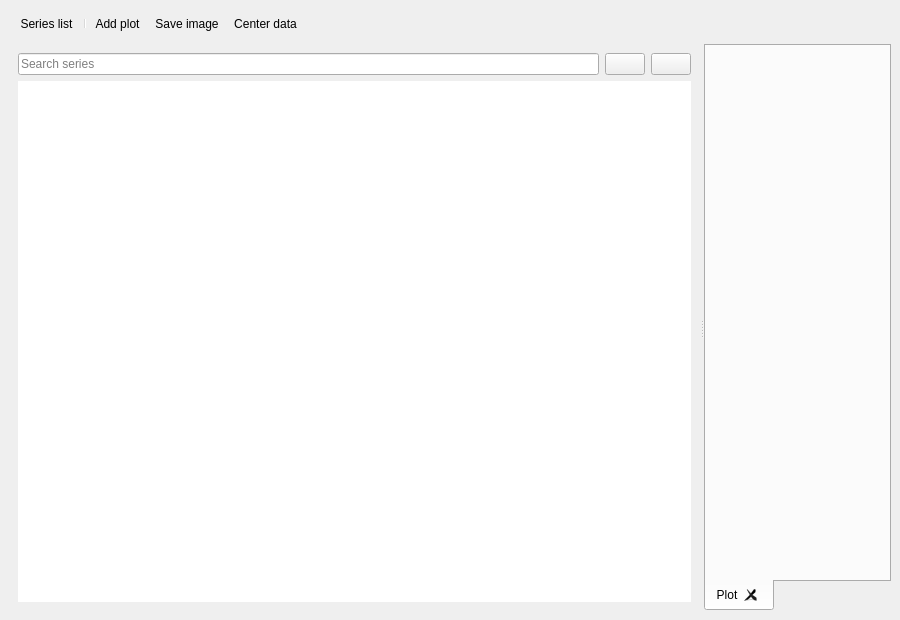
<?xml version="1.0" encoding="UTF-8"?>
<ui version="4.0">
 <class>PlotDialogue</class>
 <widget class="QMainWindow" name="PlotDialogue">
  <property name="geometry">
   <rect>
    <x>0</x>
    <y>0</y>
    <width>900</width>
    <height>620</height>
   </rect>
  </property>
  <property name="windowTitle">
   <string>Plot</string>
  </property>
  <widget class="QWidget" name="centralwidget">
  <layout class="QVBoxLayout" name="verticalLayout">
   <item>
    <widget class="QToolBar" name="plotToolBar">
     <property name="movable">
      <bool>false</bool>
     </property>
     <property name="floatable">
      <bool>false</bool>
     </property>
     <addaction name="actionopencloseTree"/>
     <addaction name="separator"/>
     <addaction name="actionAddPlot"/>
     <addaction name="actionSaveImage"/>
     <addaction name="actionResetView"/>
    </widget>
   </item>
   <item>
    <widget class="QSplitter" name="plotSplitter">
     <property name="orientation">
      <enum>Qt::Orientation::Horizontal</enum>
     </property>
     <widget class="QFrame" name="seriesSelectorFrame">
      <property name="sizePolicy">
       <sizepolicy hsizetype="Minimum" vsizetype="Preferred">
        <horstretch>0</horstretch>
        <verstretch>0</verstretch>
       </sizepolicy>
      </property>
      <property name="minimumSize">
       <size>
        <width>220</width>
        <height>0</height>
       </size>
      </property>
      <property name="visible">
       <bool>true</bool>
      </property>
      <property name="frameShape">
       <enum>QFrame::Shape::NoFrame</enum>
      </property>
      <property name="frameShadow">
       <enum>QFrame::Shadow::Sunken</enum>
      </property>
      <layout class="QVBoxLayout" name="seriesSelectorLayout">
       <item>
        <widget class="QFrame" name="frame">
         <property name="sizePolicy">
          <sizepolicy hsizetype="Minimum" vsizetype="Preferred">
           <horstretch>0</horstretch>
           <verstretch>0</verstretch>
          </sizepolicy>
         </property>
         <property name="frameShape">
          <enum>QFrame::Shape::NoFrame</enum>
         </property>
         <property name="frameShadow">
          <enum>QFrame::Shadow::Raised</enum>
         </property>
         <layout class="QHBoxLayout" name="horizontalLayout">
          <property name="leftMargin">
           <number>0</number>
          </property>
          <property name="topMargin">
           <number>0</number>
          </property>
          <property name="rightMargin">
           <number>0</number>
          </property>
          <property name="bottomMargin">
           <number>0</number>
          </property>
          <item>
           <widget class="QLineEdit" name="seriesSearchLineEdit">
            <property name="placeholderText">
             <string>Search series</string>
            </property>
           </widget>
          </item>
          <item>
           <widget class="QPushButton" name="selectAllButton">
            <property name="toolTip">
             <string>Select all series</string>
            </property>
            <property name="text">
             <string/>
            </property>
            <property name="icon">
             <iconset resource="../Icons/icons.qrc">
              <normaloff>:/Icons/icons/check_all.png</normaloff>:/Icons/icons/check_all.png</iconset>
            </property>
           </widget>
          </item>
          <item>
           <widget class="QPushButton" name="selectNoneButton">
            <property name="toolTip">
             <string>Select no series</string>
            </property>
            <property name="text">
             <string/>
            </property>
            <property name="icon">
             <iconset resource="../Icons/icons.qrc">
              <normaloff>:/Icons/icons/uncheck_all.png</normaloff>:/Icons/icons/uncheck_all.png</iconset>
            </property>
           </widget>
          </item>
         </layout>
        </widget>
       </item>
       <item>
        <widget class="QTreeWidget" name="seriesTreeWidget">
         <property name="sizePolicy">
          <sizepolicy hsizetype="Minimum" vsizetype="Expanding">
           <horstretch>0</horstretch>
           <verstretch>0</verstretch>
          </sizepolicy>
         </property>
         <property name="frameShape">
          <enum>QFrame::Shape::NoFrame</enum>
         </property>
         <property name="headerHidden">
          <bool>true</bool>
         </property>
         <column>
          <property name="text">
           <string notr="true">1</string>
          </property>
         </column>
        </widget>
       </item>
      </layout>
     </widget>
     <widget class="QTabWidget" name="plotTabs">
      <property name="tabPosition">
       <enum>QTabWidget::TabPosition::South</enum>
      </property>
      <property name="tabsClosable">
       <bool>true</bool>
      </property>
      <widget class="QWidget" name="plotTab">
       <attribute name="title">
        <string>Plot</string>
       </attribute>
       <layout class="QVBoxLayout" name="plotTabLayout">
        <property name="leftMargin">
         <number>0</number>
        </property>
        <property name="topMargin">
         <number>0</number>
        </property>
        <property name="rightMargin">
         <number>0</number>
        </property>
        <property name="bottomMargin">
         <number>0</number>
        </property>
        <item>
         <widget class="GraphsWidget" name="plotwidget" native="true"/>
        </item>
       </layout>
      </widget>
     </widget>
    </widget>
   </item>
  </layout>
  </widget>
  <action name="actionSaveImage">
   <property name="icon">
    <iconset resource="../Icons/icons.qrc">
     <normaloff>:/Icons/icons/savec.png</normaloff>:/Icons/icons/savec.png</iconset>
   </property>
   <property name="text">
    <string>Save image</string>
   </property>
   <property name="toolTip">
    <string>Save the current plot as SVG or PNG</string>
   </property>
  </action>
  <action name="actionResetView">
   <property name="icon">
    <iconset resource="../Icons/icons.qrc">
     <normaloff>:/Icons/icons/resize.png</normaloff>:/Icons/icons/resize.png</iconset>
   </property>
   <property name="text">
    <string>Center data</string>
   </property>
   <property name="toolTip">
    <string>Reset zoom and pan to show all data</string>
   </property>
  </action>
  <action name="actionopencloseTree">
   <property name="checkable">
    <bool>true</bool>
   </property>
   <property name="icon">
    <iconset resource="../Icons/icons.qrc">
     <normaloff>:/Icons/icons/tree.png</normaloff>:/Icons/icons/tree.png</iconset>
   </property>
   <property name="text">
    <string>Series list</string>
   </property>
   <property name="toolTip">
    <string>Show or hide the series list</string>
   </property>
   <property name="menuRole">
    <enum>QAction::MenuRole::NoRole</enum>
   </property>
  </action>
  <action name="actionAddPlot">
   <property name="icon">
    <iconset resource="../Icons/icons.qrc">
     <normaloff>:/Icons/icons/plus.png</normaloff>:/Icons/icons/plus.png</iconset>
   </property>
   <property name="text">
    <string>Add plot</string>
   </property>
   <property name="toolTip">
    <string>Add another plot tab</string>
   </property>
  </action>
 </widget>
 <customwidgets>
  <customwidget>
   <class>GraphsWidget</class>
   <extends>QWidget</extends>
   <header>VeraGrid.Gui.PlotDialogue.qt_chart_widget</header>
  </customwidget>
 </customwidgets>
 <resources>
  <include location="../Icons/icons.qrc"/>
 </resources>
 <connections/>
</ui>
